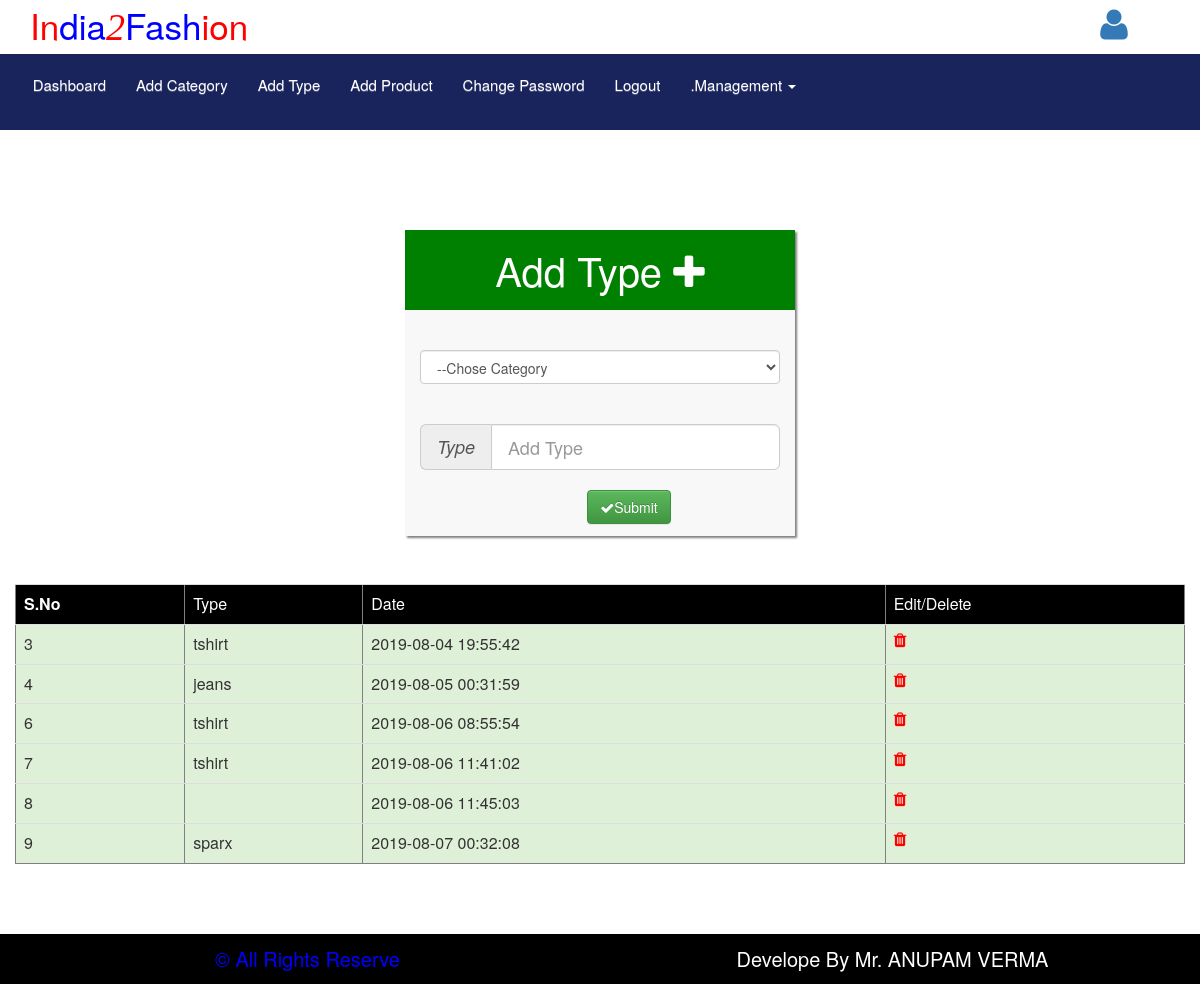
Screenshot of /admin/add_type.php (signed in) with the database file from the repository.
### tables this page shows
CREATE TABLE `tbl_type` (
  `atid` int(10) NOT NULL,
  `acid` int(10) NOT NULL,
  `addtype` varchar(100) NOT NULL,
  `date` datetime NOT NULL DEFAULT CURRENT_TIMESTAMP
);

### admin/add_type.php (the view, shortened to what this page needs)
<head>
<?php include('link.php');?>
</head>
<section>
<?php include('adminheader.php');?>
</section>
<section>
     </head>
     <body>
	    <div class="col-sm-12">
		<div class="col-sm-4"></div>
		<div class="col-sm-4 box">
		<div class="row">
		<form action="addtypecode.php" method="post" enctype="multipart/form-data">
		<div class="col-sm-12 box_header">Add Type <i class="fa fa-plus"></i></div>
		<div class="col-sm-12 box_contant" style="padding-bottom:3%;">
		<br/>
		<br/>
		<select  class="form-control" name="category">
		<option>--Chose Category</option>
		</select>
		<br/>
		<br/>
		<div class="input-group input-group-lg">
		<span class="input-group-addon" id="sizing-addon1">
		<i>Type</i>
		</span>
		<input type="text" class="form-control" name="type" placeholder="Add Type" aria-describedy="sizing-addon1">
		</div>
		<br/>
		<div class="input-group input-group-lg">
		<button class="btn btn-success" type="submit" style="margin-left:200%;">
		<i class="fa fa-check"></i>Submit</button>
		</div>
		</div>
		</form>
		</div>
		</div>
		<div class="col-sm-4"></div>
		</div>
   <div class="col-sm-12" style="min-height:200px;margin-top:4%;">
		<?php
		include('conection.php');
		$res="select * from tbl_type";
		$result=mysqli_query($con,$res);
			?>
			<div class="table-responsive">
			<table class="table" border="1px">
		<tr style="color:white;background:black;width:100%;">
		<th>S.No</th>
		<td>Type</td>
		<td>Date</td>
		<td>Edit/Delete</td>
		</tr>
		<?php
		while($row=mysqli_fetch_array($result))
		{
		?>
		<tr class="success">
		<td><?php echo $row['atid']; ?></td>
		<td><?php echo $row['addtype'];?></td>
		<td><?php echo $row['date'];?></td>
		<td><a href="typedelete.php?id=<?php echo $row['atid'];?>"><span class="fa fa-trash" style="color:red;"></span></a></td>
		</tr>
		<?php
		}
		?>
		</div>
		</div>
</section>
<div class="col-sm-12" style="min-height:50px;"></div>
<section>
<?php include('adminfooter.php');?>
</section>

### admin/add_type.php (style rules this page uses)
.box { background:rgba(242,242,242,0.5); min-height:500px; margin-top:100px; box-shadow:2px 2px 2px grey; }
.box_header { background:green; min-height:80px; text-align:center; font-size:40px; color:white; line-height:80px; }
.box_contant { min-height:420px; color:black; }

### rows the page displays
tbl_type: atid "3", addtype "tshirt", date "2019-08-04 19:55:42"
tbl_type: atid "4", addtype "jeans", date "2019-08-05 00:31:59"
tbl_type: atid "6", addtype "tshirt", date "2019-08-06 08:55:54"
tbl_type: atid "7", addtype "tshirt", date "2019-08-06 11:41:02"
tbl_type: atid "8", date "2019-08-06 11:45:03"
tbl_type: atid "9", addtype "sparx", date "2019-08-07 00:32:08"
